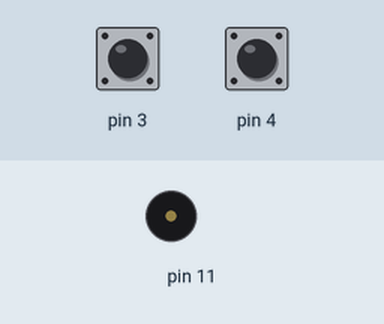
Simulated run of this sketch. Board: Arduino Uno, built with avr-gcc and run on an emulated ATmega328P. On the bench: buzzer (waves = sounding). Inputs (shaded band) come from the test bench; at power-on: pin 3 HIGH, pin 4 HIGH.

Above: at 1.2 s.
1.3 s: pin 3 pulled LOW for 0.15 s
At 2.2 s:
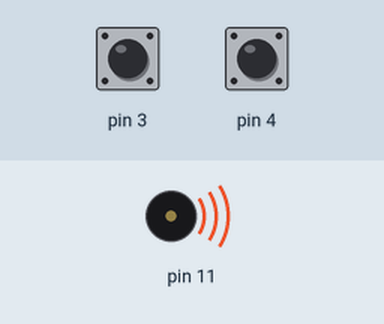
Timing chart, 0 to 4.3 s (numbered marks = the images above; inputs shaded):
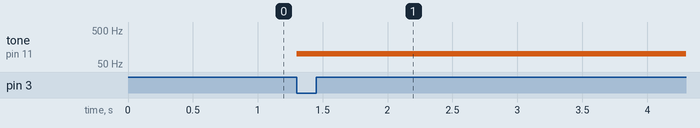

The sketch:

TonMitTaster.ino
```cpp
int f = 100;

void setup()
{
    pinMode(3, INPUT_PULLUP);
    pinMode(4, INPUT_PULLUP);
}

void loop()
{
    if (!digitalRead(3))
    {
        f--;
        tone(11, f);
        while (!digitalRead(3))
        {
        }
    }
    else if (!digitalRead(4))
    {
        f++;
        tone(11, f);
        while (!digitalRead(4))
        {
        }
    }
}
```

Measured:
- after the input at 1.3 s, tone on pin 11: silent → 99 Hz at once
